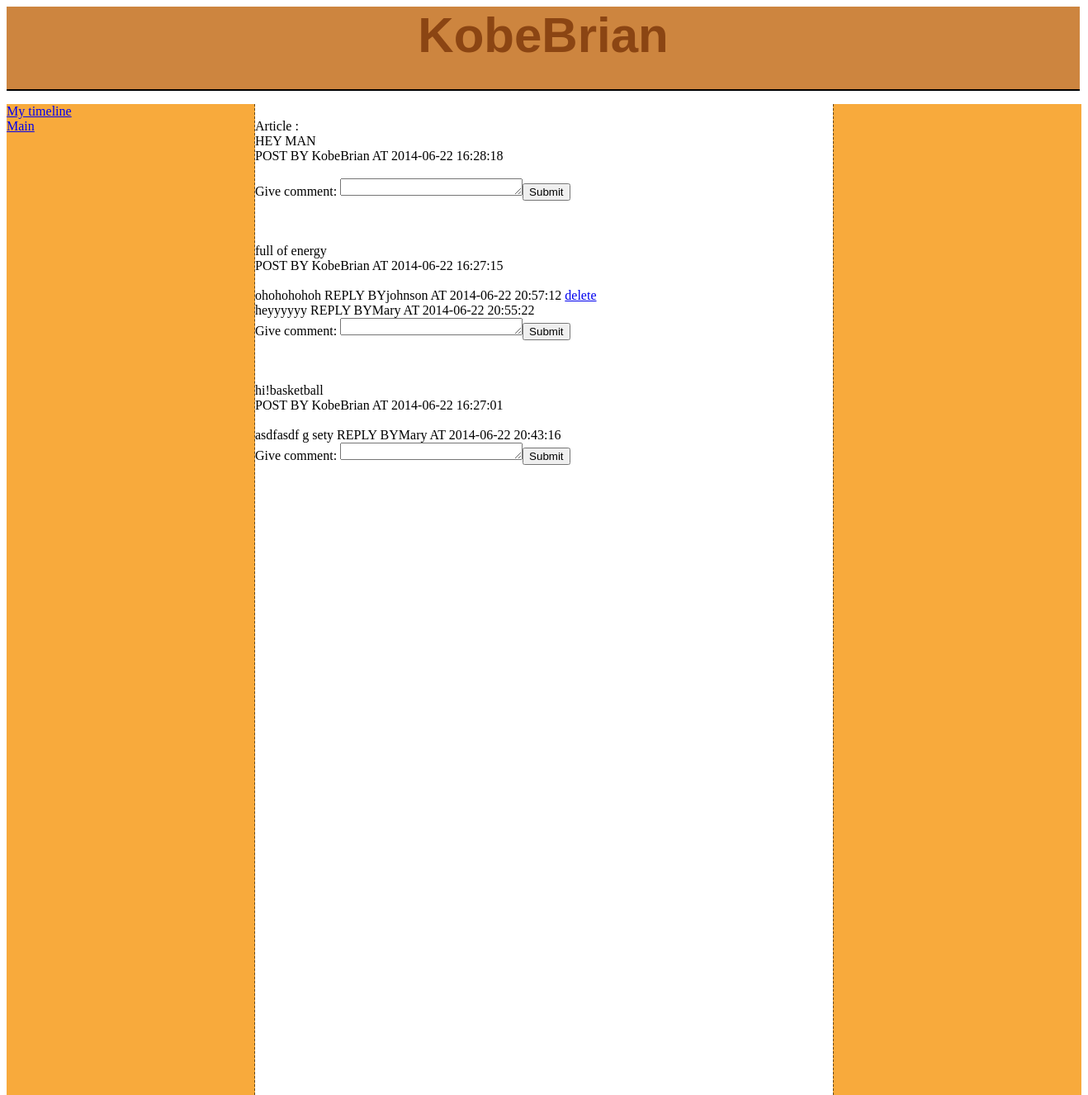
Page /timeline.php?uid=4 (signed in) on the committed database.
### tables this page shows
CREATE TABLE IF NOT EXISTS `personal_info` (
  `uid` varchar(15) NOT NULL,
  `name` varchar(30) NOT NULL,
  `sex` enum('M','F') NOT NULL,
  `birthday` date NOT NULL,
  `hid` varchar(15) NOT NULL,
  `modtime` datetime NOT NULL,
  PRIMARY KEY (`uid`)
);

CREATE TABLE IF NOT EXISTS `article` (
  `aid` int(15) NOT NULL,
  `content` varchar(100) NOT NULL,
  `post_time` datetime NOT NULL,
  `uid` int(15) NOT NULL,
  PRIMARY KEY (`aid`)
);

CREATE TABLE IF NOT EXISTS `reply` (
  `rid` int(15) NOT NULL,
  `aid` int(15) NOT NULL,
  `uid` int(15) NOT NULL,
  `text` varchar(50) NOT NULL,
  `response_time` datetime NOT NULL,
  PRIMARY KEY (`response_time`)
);

### timeline.php (the view, shortened to what this page needs)
<html>
<head>
<link href="style.css" rel="stylesheet" type="text/css">
</head>
<body>
<?php
if(isset($_SESSION['name']) && $_GET['uid']){
	$host ="localhost";
	$username = "dbuser";
	$password = "dbuser";
	$database = "db_0010145";
	$con = mysqli_connect($host, $username, $password, $database);
	echo '<div id="header"><p>';
	$now_name= "SELECT name FROM personal_info WHERE uid ='".$_GET['uid']."'" ;
	$b1=mysqli_query($con,$now_name);
	$row2=mysqli_fetch_array($b1);
	echo $row2['name'];
	echo "<br/>";
	echo '</div></p>';
	$now_id=$_GET['uid'];
	echo '<div id="leftnav">';
	if($now_id!==$_SESSION['uid']){
		$link=$_SESSION['uid'];
		$word="My timeline";
		echo "<a href=\"timeline.php?uid=$link\">".$word."</a>";
		echo"<br/>";
	}
	echo '<a href="main.php">Main</a>';
	echo '</div>';
	}
	echo '<div id="rightnav">';
	echo '</div>';
	echo'<div id="body">';
	if($now_id!=$_SESSION['uid']){
	$article = "SELECT aid,content,uid,post_time FROM article WHERE uid ='".$now_id."'ORDER BY post_time DESC" ;
	$a=mysqli_query($con,$article);
	$number=mysqli_num_rows($a);
	$j=1;
	echo"<br/>";
	echo "Article : <br/>";
	while($j<=$number){
		$row=mysqli_fetch_array($a);
		echo $row['content'];
		echo"<br/>";
		echo"POST BY ";
		$select= "SELECT name FROM personal_info WHERE uid ='".$now_id."'" ;
		$b=mysqli_query($con,$select);
		$row1=mysqli_fetch_array($b);
		echo $row1['name'];
		echo" AT ";
		echo $row['post_time'];
		$postid1=$row['aid'];
		$comment = "SELECT rid,aid,uid,text,response_time FROM reply WHERE aid ='".$postid1."'ORDER BY response_time DESC" ;
		$s=mysqli_query($con,$comment);
		$numberofresponse=mysqli_num_rows($s);
		$k=1;
		echo"<br/>";
		while($k<=$numberofresponse){
			echo"<br/>";
			$response=mysqli_fetch_array($s);
			echo $response['text'];
			$selectname= "SELECT name FROM personal_info WHERE uid ='".$response['uid']."'" ;
			$how=mysqli_query($con,$selectname);
			$response1=mysqli_fetch_array($how);
			echo" REPLY BY";
			echo $response1['name'];
			echo" AT ";
			echo $response['response_time'];
			if($response['uid']==$_SESSION['uid']){
				$rid=$response['rid'];
				echo " <A href=deleteresponse.php?response=$rid ;>delete</A>";
			}
			$k++;
		}
		echo"<br/>";
		echo"<form method=\"post\" action=\"addresponse.php\">";
		echo"Give comment: ";
		echo"<textarea name=\"text\" rows=\"1\" cols=\"25\">";
		echo"</textarea>";
		echo"<input type=\"submit\">";
		echo"</form>";
		echo "<br/><br/>";
		$j++;
	}
	}
	echo '</div>';
?>
</body>
</html>

### style.css (style rules this page uses)
#header { width: 1300px; height: 100px; position: relative; background-color: peru; border-bottom: 2px solid #000000; }
#header p { color:saddlebrown; font-family:Arial; font-weight:bold; font-size: 60px; text-align:center; }
#leftnav { float: left; width: 300px; height: 1200px; background-color: #F8AA3C; border-right:1px dashed #694717; }
#rightnav { float: right; width: 300px; height: 1200px; background-color: #F8AA3C; border-left: 1px dashed #694717; }
#body { width: 700px; margin-left:301px; margin-right:301px; }

### rows in the picture
personal_info: name "KobeBrian"
article: content "HEY MAN", uid.name "KobeBrian", post_time "2014-06-22 16:28:18"
article: content "full of energy", uid.name "KobeBrian", post_time "2014-06-22 16:27:15"
reply: text "ohohohohoh", uid.name "johnson", response_time "2014-06-22 20:57:12"
reply: text "heyyyyyy", uid.name "Mary", response_time "2014-06-22 20:55:22"
article: content "hi!basketball", uid.name "KobeBrian", post_time "2014-06-22 16:27:01"
reply: text "asdfasdf g sety", uid.name "Mary", response_time "2014-06-22 20:43:16"

### other values in the picture
$word "My timeline"
